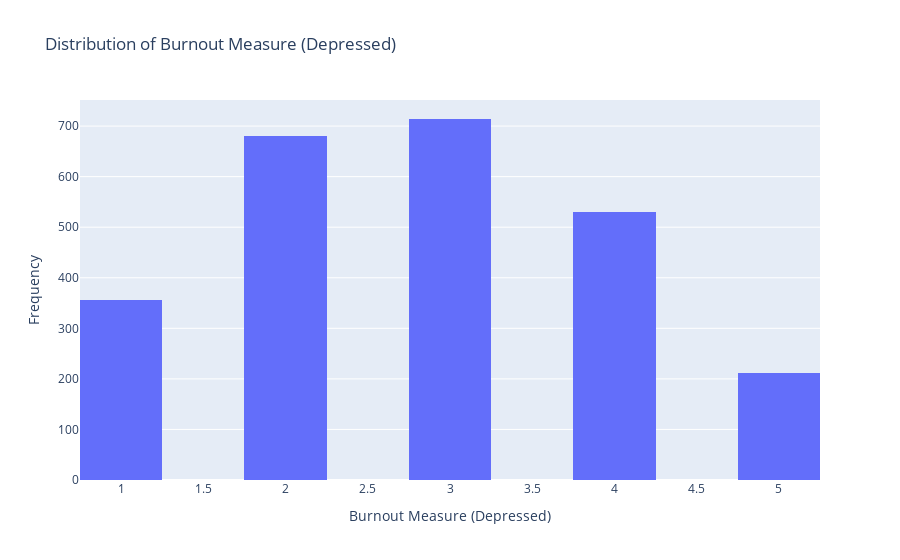

The notebook cell this image was saved under:
### Code cell
# Assuming 'data_cleaned' is your DataFrame and the column exists
fig = px.histogram(dataset_2023_copy, x='WELLNESS_self_rated_mental_health', nbins=10, title='Distribution of Burnout Measure (Depressed)')

# Update axis labels
fig.update_layout(xaxis_title='Burnout Measure (Depressed)', yaxis_title='Frequency')

# Show the plot
fig.show()

#these are all not updated, i goofed
#these are all not updated, i goofed
#these are all not updated, i goofed
#these are all not updated, i goofed

### Figure 1 — Plotly figure (JSON) as saved in the notebook; plotly's stock layout.template omitted (floating-point values rounded to 4 significant figures; data arrays with more than 128 entries replaced by an {"elided": "..."} marker saying what was removed)
{"data": [{"alignmentgroup": "True", "bingroup": "x", "hovertemplate": "WELLNESS_self_rated_mental_health=%{x}<br>count=%{y}<extra></extra>", "legendgroup": "", "marker": {"color": "#636efa", "pattern": {"shape": ""}}, "name": "", "nbinsx": 10, "offsetgroup": "", "orientation": "v", "showlegend": false, "type": "histogram", "x": {"elided": "2493 int values"}, "xaxis": "x", "yaxis": "y"}], "layout": {"autosize": true, "barmode": "relative", "legend": {"tracegroupgap": 0}, "title": {"text": "Distribution of Burnout Measure (Depressed)"}, "xaxis": {"anchor": "y", "autorange": true, "domain": [0, 1], "range": [0.75, 5.25], "title": {"text": "Burnout Measure (Depressed)"}, "type": "linear"}, "yaxis": {"anchor": "x", "autorange": true, "domain": [0, 1], "range": [0, 751.6], "title": {"text": "Frequency"}}}}
